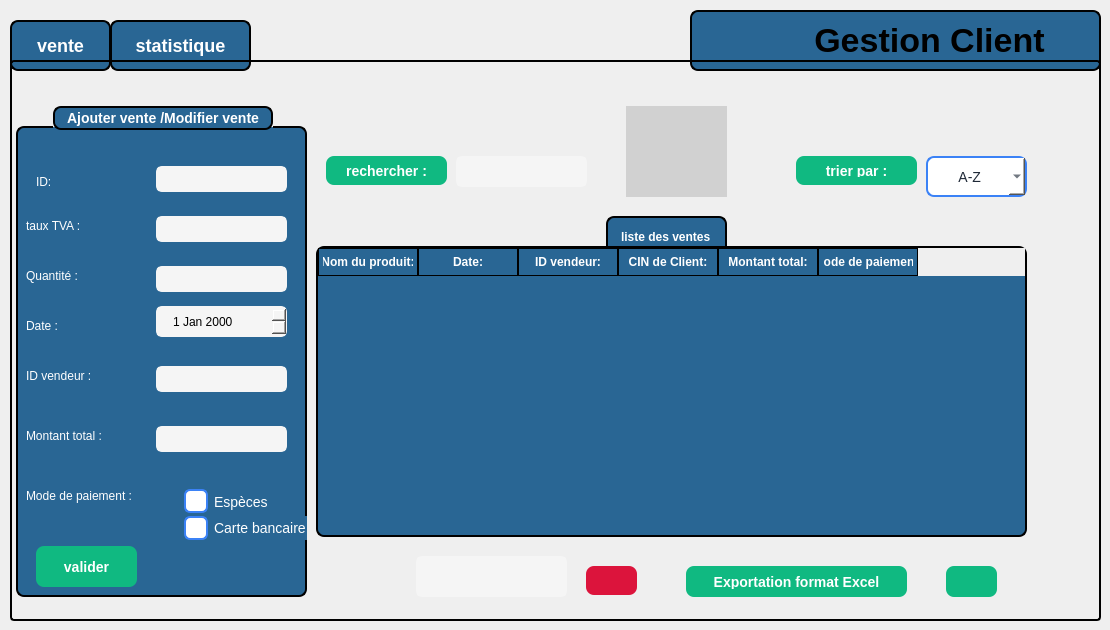
    <widget class="QWidget" name="vente">
     <widget class="QPushButton" name="btnpage2vente">
      <property name="geometry">
       <rect>
        <x>110</x>
        <y>20</y>
        <width>141</width>
        <height>51</height>
       </rect>
      </property>
      <property name="styleSheet">
       <string notr="true">QPushButton {
    border: 2px solid black;
    border-radius: 8px;
    font-weight: bold;
    font-size: 18px;              /* texte plus grand */
    background-color: rgb(41, 102, 148); /* bleu normal */
    color: white;
    padding: 8px 16px;
}

/* Quand la souris passe dessus */
QPushButton:hover {
    background-color: rgb(61, 122, 168); /* bleu plus clair */
}

/* Quand on clique dessus */
QPushButton:pressed {
    background-color: rgb(81, 142, 188); /* encore plus clair */
}

/* Bouton actif (par ex. quand on est sur la page 1) */
QPushButton[active=&quot;true&quot;] {
    background-color: #10b981;  /* vert quand actif */
    color: white;
}
</string>
      </property>
      <property name="text">
       <string>statistique</string>
      </property>
     </widget>
     <widget class="QStackedWidget" name="stackedWidgetvente">
      <property name="geometry">
       <rect>
        <x>10</x>
        <y>60</y>
        <width>1091</width>
        <height>561</height>
       </rect>
      </property>
      <property name="styleSheet">
       <string notr="true">QStackedWidget {
  border: 2px solid black;
  border-radius: 4px;
  padding: 4px;
}</string>
      </property>
      <property name="currentIndex">
       <number>1</number>
      </property>
      <widget class="QWidget" name="page_16">
       <widget class="QPushButton" name="pushButton_32">
        <property name="geometry">
         <rect>
          <x>770</x>
          <y>500</y>
          <width>151</width>
          <height>51</height>
         </rect>
        </property>
        <property name="styleSheet">
         <string notr="true">QPushButton {
    border: 2px solid black;
    border-radius: 8px;
    font-weight: bold;
    font-size: 18px;              /* texte plus grand */
    background-color: rgb(41, 102, 148); /* bleu normal */
    color: white;
    padding: 8px 16px;
}

/* Quand la souris passe dessus */
QPushButton:hover {
    background-color: rgb(61, 122, 168); /* bleu plus clair */
}

/* Quand on clique dessus */
QPushButton:pressed {
    background-color: rgb(81, 142, 188); /* encore plus clair */
}

/* Bouton actif (par ex. quand on est sur la page 1) */
QPushButton[active=&quot;true&quot;] {
    background-color: #10b981;  /* vert quand actif */
    color: white;
}</string>
        </property>
        <property name="text">
         <string>stat</string>
        </property>
       </widget>
      </widget>
      <widget class="QWidget" name="page_1">
       <widget class="QGroupBox" name="groupBox_12">
        <property name="geometry">
         <rect>
          <x>0</x>
          <y>40</y>
          <width>291</width>
          <height>491</height>
         </rect>
        </property>
        <property name="styleSheet">
         <string notr="true">
QGroupBox {
    background-color: rgb(41, 102, 148);   /* blue background */
    border: 2px solid black;               /* black border, 2px wide */
    border-radius: 8px;                    /* rounded corners */
    margin-top: 20px;                      /* space for the title */
    color: white;                          /* title text color */
    font-weight: bold;
    font-size: 14px;
}

QGroupBox::title {
 border: 2px solid black;               /* black border, 2px wide */
    border-radius: 8px;     
background-color: rgb(41, 102, 148);
    subcontrol-origin: margin;
    subcontrol-position: top center;       /* title centered */
    padding: 2px 10px;
}</string>
        </property>
        <property name="title">
         <string>Ajouter vente /Modifier vente</string>
        </property>
        <widget class="QLabel" name="label_101">
         <property name="geometry">
          <rect>
           <x>20</x>
           <y>60</y>
           <width>63</width>
           <height>31</height>
          </rect>
         </property>
         <property name="styleSheet">
          <string notr="true">background-color:rgb(41, 102, 148);
color: rgb(255, 255, 255)</string>
         </property>
         <property name="text">
          <string>ID: </string>
         </property>
        </widget>
        <widget class="QLineEdit" name="lineEdit_45">
         <property name="geometry">
          <rect>
           <x>140</x>
           <y>60</y>
           <width>131</width>
           <height>26</height>
          </rect>
         </property>
         <property name="styleSheet">
          <string notr="true">QLineEdit {
    width: 150px;
    height: 150px;
    border: 3px solid rgb(245,245,245);
    border-radius: 6px;
    padding: 6px 12px;
    color: rgb(0,0,0);
    background-color: rgb(245,245,245); 
}</string>
         </property>
         <property name="text">
          <string/>
         </property>
        </widget>
        <widget class="QLineEdit" name="lineEdit_46">
         <property name="geometry">
          <rect>
           <x>140</x>
           <y>110</y>
           <width>131</width>
           <height>26</height>
          </rect>
         </property>
         <property name="styleSheet">
          <string notr="true">QLineEdit {
    width: 150px;
    height: 150px;
    border: 3px solid rgb(245,245,245);
    border-radius: 6px;
    padding: 6px 12px;
    color: rgb(0,0,0);
    background-color: rgb(245,245,245); 
}</string>
         </property>
         <property name="text">
          <string/>
         </property>
        </widget>
        <widget class="QLineEdit" name="lineEdit_47">
         <property name="geometry">
          <rect>
           <x>140</x>
           <y>160</y>
           <width>131</width>
           <height>26</height>
          </rect>
         </property>
         <property name="styleSheet">
          <string notr="true">QLineEdit {
    width: 150px;
    height: 150px;
    border: 3px solid rgb(245,245,245);
    border-radius: 6px;
    padding: 6px 12px;
    color: rgb(0,0,0);
    background-color: rgb(245,245,245); 
}</string>
         </property>
         <property name="text">
          <string/>
         </property>
        </widget>
        <widget class="QLineEdit" name="lineEdit_48">
         <property name="geometry">
          <rect>
           <x>140</x>
           <y>260</y>
           <width>131</width>
           <height>26</height>
          </rect>
         </property>
         <property name="styleSheet">
          <string notr="true">QLineEdit {
    width: 150px;
    height: 150px;
    border: 3px solid rgb(245,245,245);
    border-radius: 6px;
    padding: 6px 12px;
    color: rgb(0,0,0);
    background-color: rgb(245,245,245); 
}</string>
         </property>
         <property name="text">
          <string/>
         </property>
        </widget>
        <widget class="QLineEdit" name="lineEdit_49">
         <property name="geometry">
          <rect>
           <x>140</x>
           <y>320</y>
           <width>131</width>
           <height>26</height>
          </rect>
         </property>
         <property name="styleSheet">
          <string notr="true">QLineEdit {
    width: 150px;
    height: 150px;
    border: 3px solid rgb(245,245,245);
    border-radius: 6px;
    padding: 6px 12px;
    color: rgb(0,0,0);
    background-color: rgb(245,245,245); 
}</string>
         </property>
         <property name="text">
          <string/>
         </property>
        </widget>
        <widget class="QLabel" name="label_102">
         <property name="geometry">
          <rect>
           <x>10</x>
           <y>110</y>
           <width>121</width>
           <height>20</height>
          </rect>
         </property>
         <property name="styleSheet">
          <string notr="true">background-color:rgb(41, 102, 148);
color: rgb(255, 255, 255)</string>
         </property>
         <property name="text">
          <string>taux TVA :</string>
         </property>
        </widget>
        <widget class="QLabel" name="label_103">
         <property name="geometry">
          <rect>
           <x>10</x>
           <y>160</y>
           <width>63</width>
           <height>20</height>
          </rect>
         </property>
         <property name="styleSheet">
          <string notr="true">background-color:rgb(41, 102, 148);
color: rgb(255, 255, 255)</string>
         </property>
         <property name="text">
          <string>Quantité :</string>
         </property>
        </widget>
        <widget class="QLabel" name="label_104">
         <property name="geometry">
          <rect>
           <x>10</x>
           <y>210</y>
           <width>63</width>
           <height>20</height>
          </rect>
         </property>
         <property name="styleSheet">
          <string notr="true">background-color:rgb(41, 102, 148);
color: rgb(255, 255, 255)</string>
         </property>
         <property name="text">
          <string>Date :</string>
         </property>
        </widget>
        <widget class="QDateEdit" name="dateEdit_3">
         <property name="geometry">
          <rect>
           <x>140</x>
           <y>200</y>
           <width>131</width>
           <height>31</height>
          </rect>
         </property>
         <property name="styleSheet">
          <string notr="true">QDateEdit {
    border: 3px solid rgb(245,245,245);
    border-radius: 6px;
    padding: 6px 12px;
    color: rgb(0,0,0);
    background-color: rgb(245,245,245); 
}</string>
         </property>
        </widget>
        <widget class="QLabel" name="label_105">
         <property name="geometry">
          <rect>
           <x>10</x>
           <y>260</y>
           <width>81</width>
           <height>20</height>
          </rect>
         </property>
         <property name="styleSheet">
          <string notr="true">background-color:rgb(41, 102, 148);
color: rgb(255, 255, 255)</string>
         </property>
         <property name="text">
          <string>ID vendeur :</string>
         </property>
        </widget>
        <widget class="QLabel" name="label_106">
         <property name="geometry">
          <rect>
           <x>10</x>
           <y>320</y>
           <width>111</width>
           <height>20</height>
          </rect>
         </property>
         <property name="styleSheet">
          <string notr="true">background-color:rgb(41, 102, 148);
color: rgb(255, 255, 255)</string>
         </property>
         <property name="text">
          <string/>
         </property>
        </widget>
        <widget class="QLabel" name="label_107">
         <property name="geometry">
          <rect>
           <x>10</x>
           <y>320</y>
           <width>111</width>
           <height>20</height>
          </rect>
         </property>
         <property name="styleSheet">
          <string notr="true">background-color:rgb(41, 102, 148);
color: rgb(255, 255, 255)</string>
         </property>
         <property name="text">
          <string>Montant total :</string>
         </property>
        </widget>
        <widget class="QLabel" name="label_108">
         <property name="geometry">
          <rect>
           <x>10</x>
           <y>380</y>
           <width>141</width>
           <height>20</height>
          </rect>
         </property>
         <property name="styleSheet">
          <string notr="true">background-color:rgb(41, 102, 148);
color: rgb(255, 255, 255)</string>
         </property>
         <property name="text">
          <string>Mode de paiement :</string>
         </property>
        </widget>
        <widget class="QRadioButton" name="radioButton_5">
         <property name="geometry">
          <rect>
           <x>160</x>
           <y>380</y>
           <width>110</width>
           <height>31</height>
          </rect>
         </property>
         <property name="styleSheet">
          <string notr="true">QRadioButton {
    color: white;
    font-size: 14px;
    padding-left: 8px;
background-color: rgb(41, 102, 148);
}

QRadioButton::indicator {
    width: 20px;
    height: 20px;
    border: 2px solid #3b82f6;
    border-radius: 6px;      /* rounded corners */
    background-color: white;  /* unchecked background */
}

QRadioButton::indicator:checked {
    background-color: #FFD700;  /* blue fill when checked */
}</string>
         </property>
         <property name="text">
          <string>Espèces</string>
         </property>
        </widget>
        <widget class="QRadioButton" name="radioButton_6">
         <property name="geometry">
          <rect>
           <x>160</x>
           <y>410</y>
           <width>161</width>
           <height>24</height>
          </rect>
         </property>
         <property name="styleSheet">
          <string notr="true">QRadioButton {
    color: white;
    font-size: 14px;
    padding-left: 8px;
background-color: rgb(41, 102, 148);
}

QRadioButton::indicator {
    width: 20px;
    height: 20px;
    border: 2px solid #3b82f6;
    border-radius: 6px;      /* rounded corners */
    background-color: white;  /* unchecked background */
}

QRadioButton::indicator:checked {
    background-color: #FFD700;  /* blue fill when checked */
}</string>
         </property>
         <property name="text">
          <string>Carte bancaire</string>
         </property>
        </widget>
        <widget class="QPushButton" name="pushButton_33">
         <property name="geometry">
          <rect>
           <x>20</x>
           <y>440</y>
           <width>101</width>
           <height>41</height>
          </rect>
         </property>
         <property name="styleSheet">
          <string notr="true">QPushButton {
    background-color: #10b981;   /* normal state */
    color: white;
    border: none;
    border-radius: 8px;
    padding: 8px 20px;
    font-size: 14px;
    font-weight: bold;
}

QPushButton:hover {
    background-color: #059669;   /* darker on hover */
}</string>
         </property>
         <property name="text">
          <string>valider</string>
         </property>
        </widget>
       </widget>
       <widget class="QPushButton" name="pushButton_34">
        <property name="geometry">
         <rect>
          <x>310</x>
          <y>90</y>
          <width>121</width>
          <height>29</height>
         </rect>
        </property>
        <property name="styleSheet">
         <string notr="true">QPushButton {
    background-color: #10b981;   /* normal state */
    color: white;
    border: none;
    border-radius: 8px;
    padding: 8px 20px;
    font-size: 14px;
    font-weight: bold;
}

QPushButton:hover {
    background-color: #059669;   /* darker on hover */
}</string>
        </property>
        <property name="text">
         <string>rechercher :</string>
        </property>
       </widget>
       <widget class="QLineEdit" name="lineEdit_vente">
        <property name="geometry">
         <rect>
          <x>440</x>
          <y>90</y>
          <width>131</width>
          <height>31</height>
         </rect>
        </property>
        <property name="styleSheet">
         <string notr="true">QLineEdit {
    width: 150px;
    height: 150px;
    border: 3px solid rgb(245,245,245);
    border-radius: 6px;
    padding: 6px 12px;
    color: rgb(0,0,0);
    background-color: rgb(245,245,245); 
}</string>
        </property>
       </widget>
       <widget class="QPushButton" name="pushButton_35">
        <property name="geometry">
         <rect>
          <x>780</x>
          <y>90</y>
          <width>121</width>
          <height>29</height>
         </rect>
        </property>
        <property name="styleSheet">
         <string notr="true">QPushButton {
    background-color: #10b981;   /* normal state */
    color: white;
    border: none;
    border-radius: 8px;
    padding: 8px 20px;
    font-size: 14px;
    font-weight: bold;
}

QPushButton:hover {
    background-color: #059669;   /* darker on hover */
}
</string>
        </property>
        <property name="text">
         <string>trier par :</string>
        </property>
       </widget>
       <widget class="QTableWidget" name="tableWidgetvente">
        <property name="geometry">
         <rect>
          <x>300</x>
          <y>180</y>
          <width>711</width>
          <height>291</height>
         </rect>
        </property>
        <property name="styleSheet">
         <string notr="true">QTableWidget {
    background-color: rgb(41, 102, 148);   /* blue background */
    border: 2px solid black;
    border-radius: 8px;
    font-weight: bold;
    font-size: 14px;
    gridline-color: black;                 /* cell grid lines */
    color: white;                          
    selection-background-color: #10b981;
    selection-color: white;
    outline: 0;
}

QTableWidget::item {
    border: 1px solid black;               /* give each cell a border */
    padding: 4px;
}

QHeaderView::section {
    background-color: rgb(41, 102, 148);
    color: white;
    border: 1px solid black;              /* column header border */
    padding: 4px;
    font-weight: bold;
}</string>
        </property>
        <column>
         <property name="text">
          <string>Nom du produit:</string>
         </property>
        </column>
        <column>
         <property name="text">
          <string>Date:</string>
         </property>
        </column>
        <column>
         <property name="text">
          <string>ID vendeur:</string>
         </property>
        </column>
        <column>
         <property name="text">
          <string>CIN de Client:</string>
         </property>
        </column>
        <column>
         <property name="text">
          <string>Montant total:</string>
         </property>
        </column>
        <column>
         <property name="text">
          <string> Mode de paiement :</string>
         </property>
        </column>
       </widget>
       <widget class="QPushButton" name="pushButton_36">
        <property name="geometry">
         <rect>
          <x>670</x>
          <y>500</y>
          <width>221</width>
          <height>31</height>
         </rect>
        </property>
        <property name="styleSheet">
         <string notr="true">QPushButton {
    background-color: #10b981;   /* normal state */
    color: white;
    border: none;
    border-radius: 8px;
    padding: 8px 20px;
    font-size: 14px;
    font-weight: bold;
}

QPushButton:hover {
    background-color: #059669;   /* darker on hover */
}</string>
        </property>
        <property name="text">
         <string>Exportation format Excel</string>
        </property>
       </widget>
       <widget class="QLineEdit" name="lineEdit_supprimer_vente">
        <property name="geometry">
         <rect>
          <x>400</x>
          <y>490</y>
          <width>151</width>
          <height>41</height>
         </rect>
        </property>
        <property name="styleSheet">
         <string notr="true">QLineEdit {
    width: 150px;
    height: 150px;
    border: 3px solid rgb(245,245,245);
    border-radius: 6px;
    padding: 6px 12px;
    color: rgb(0,0,0);
    background-color: rgb(245,245,245); 
}</string>
        </property>
        <property name="text">
         <string/>
        </property>
       </widget>
       <widget class="QPushButton" name="pushButton_37">
        <property name="geometry">
         <rect>
          <x>570</x>
          <y>500</y>
          <width>51</width>
          <height>29</height>
         </rect>
        </property>
        <property name="styleSheet">
         <string notr="true">QPushButton {

	background-color: rgb(220, 20, 60);
	
    color: white;
    border: none;
    border-radius: 8px;
    padding: 8px 20px;
    font-size: 14px;
    font-weight: bold;
}

QPushButton:hover {
      /* darker on hover */
	background-color: rgb(140, 0, 0);
}
</string>
        </property>
        <property name="text">
         <string/>
        </property>
        <property name="icon">
         <iconset theme="QIcon::ThemeIcon::EditDelete"/>
        </property>
       </widget>
       <widget class="QLabel" name="label_109">
        <property name="geometry">
         <rect>
          <x>590</x>
          <y>150</y>
          <width>121</width>
          <height>41</height>
         </rect>
        </property>
        <property name="styleSheet">
         <string notr="true">QLabel {
    border: 2px solid black;           /* bordure noire, 2px */
    border-radius: 8px;
    background-color: rgb(41, 102, 148); /* même couleur de fond */
    color: white;                       /* texte blanc */
    font-weight: bold;                  /* texte un peu gras */
    subcontrol-origin: margin;
    subcontrol-position: top center;    /* titre centré */
    padding: 2px 10px;
}</string>
        </property>
        <property name="text">
         <string>liste des ventes</string>
        </property>
       </widget>
       <widget class="QPushButton" name="pushButton_38">
        <property name="geometry">
         <rect>
          <x>930</x>
          <y>500</y>
          <width>51</width>
          <height>31</height>
         </rect>
        </property>
        <property name="styleSheet">
         <string notr="true">QPushButton {
    background-color: #10b981;   /* normal state */
    color: white;
    border: none;
    border-radius: 8px;
    padding: 8px 20px;
    font-size: 14px;
    font-weight: bold;
}
</string>
        </property>
        <property name="text">
         <string/>
        </property>
        <property name="icon">
         <iconset theme="QIcon::ThemeIcon::GoDown"/>
        </property>
       </widget>
       <widget class="QLabel" name="image_4">
        <property name="geometry">
         <rect>
          <x>610</x>
          <y>40</y>
          <width>101</width>
          <height>91</height>
         </rect>
        </property>
        <property name="styleSheet">
         <string notr="true">background-color: rgb(209, 209, 209);
   </string>
        </property>
        <property name="text">
         <string/>
        </property>
        <property name="pixmap">
         <pixmap>../Projet/images/photo.png</pixmap>
        </property>
       </widget>
       <widget class="QComboBox" name="comboBox_10">
        <property name="geometry">
         <rect>
          <x>910</x>
          <y>90</y>
          <width>101</width>
          <height>41</height>
         </rect>
        </property>
        <property name="styleSheet">
         <string notr="true">QComboBox {
    background-color: rgb(255, 255, 255);   /* white background */
    color: #1f2937;                         /* selected text color */
    border: 2px solid #3b82f6;              /* blue border */
    border-radius: 8px;
    font-size: 14px;
    padding: 4px 8px;
}

/* Dropdown list styling */
QComboBox QAbstractItemView {
    background-color: rgb(255, 255, 255);
    color: #1f2937;
    selection-background-color: #3b82f6;
    selection-color: white;
}

/* Make the arrow black */
QComboBox::down-arrow {
    width: 12px;
    height: 12px;
    image: none; 
                      /* remove default image */
	background-color: rgb(0, 170, 255);
    border-left: 6px solid transparent;
    border-right: 6px solid transparent;
    border-top: 6px solid black;       /* black arrow */
}
</string>
        </property>
        <item>
         <property name="text">
          <string>      A-Z</string>
         </property>
        </item>
        <item>
         <property name="text">
          <string>      Age</string>
         </property>
        </item>
        <item>
         <property name="text">
          <string>      Sexe</string>
         </property>
        </item>
       </widget>
       <zorder>label_109</zorder>
       <zorder>groupBox_12</zorder>
       <zorder>pushButton_34</zorder>
       <zorder>lineEdit_vente</zorder>
       <zorder>pushButton_35</zorder>
       <zorder>tableWidgetvente</zorder>
       <zorder>pushButton_36</zorder>
       <zorder>lineEdit_supprimer_vente</zorder>
       <zorder>pushButton_37</zorder>
       <zorder>pushButton_38</zorder>
       <zorder>image_4</zorder>
       <zorder>comboBox_10</zorder>
      </widget>
     </widget>
     <widget class="QPushButton" name="btnpage1vente">
      <property name="geometry">
       <rect>
        <x>10</x>
        <y>20</y>
        <width>101</width>
        <height>51</height>
       </rect>
      </property>
      <property name="styleSheet">
       <string notr="true">QPushButton {
    border: 2px solid black;
    border-radius: 8px;
    font-weight: bold;
    font-size: 18px;              /* texte plus grand */
    background-color: rgb(41, 102, 148); /* bleu normal */
    color: white;
    padding: 8px 16px;
}

/* Quand la souris passe dessus */
QPushButton:hover {
    background-color: rgb(61, 122, 168); /* bleu plus clair */
}

/* Quand on clique dessus */
QPushButton:pressed {
    background-color: rgb(81, 142, 188); /* encore plus clair */
}

/* Bouton actif (par ex. quand on est sur la page 1) */
QPushButton[active=&quot;true&quot;] {
    background-color: #10b981;  /* vert quand actif */
    color: white;
}
</string>
      </property>
      <property name="text">
       <string>vente</string>
      </property>
     </widget>
     <widget class="QLabel" name="label_110">
      <property name="geometry">
       <rect>
        <x>690</x>
        <y>10</y>
        <width>411</width>
        <height>61</height>
       </rect>
      </property>
      <property name="styleSheet">
       <string notr="true">QLabel{
 border: 2px solid black;   /* blue border */
    border-radius: 8px;
 font-weight: bold;
    font-size: 34px;
background-color: rgb(41, 102, 148);}</string>
      </property>
      <property name="text">
       <string>            Gestion Client</string>
      </property>
     </widget>
     <zorder>btnpage2vente</zorder>
     <zorder>btnpage1vente</zorder>
     <zorder>label_110</zorder>
     <zorder>stackedWidgetvente</zorder>
    </widget>
